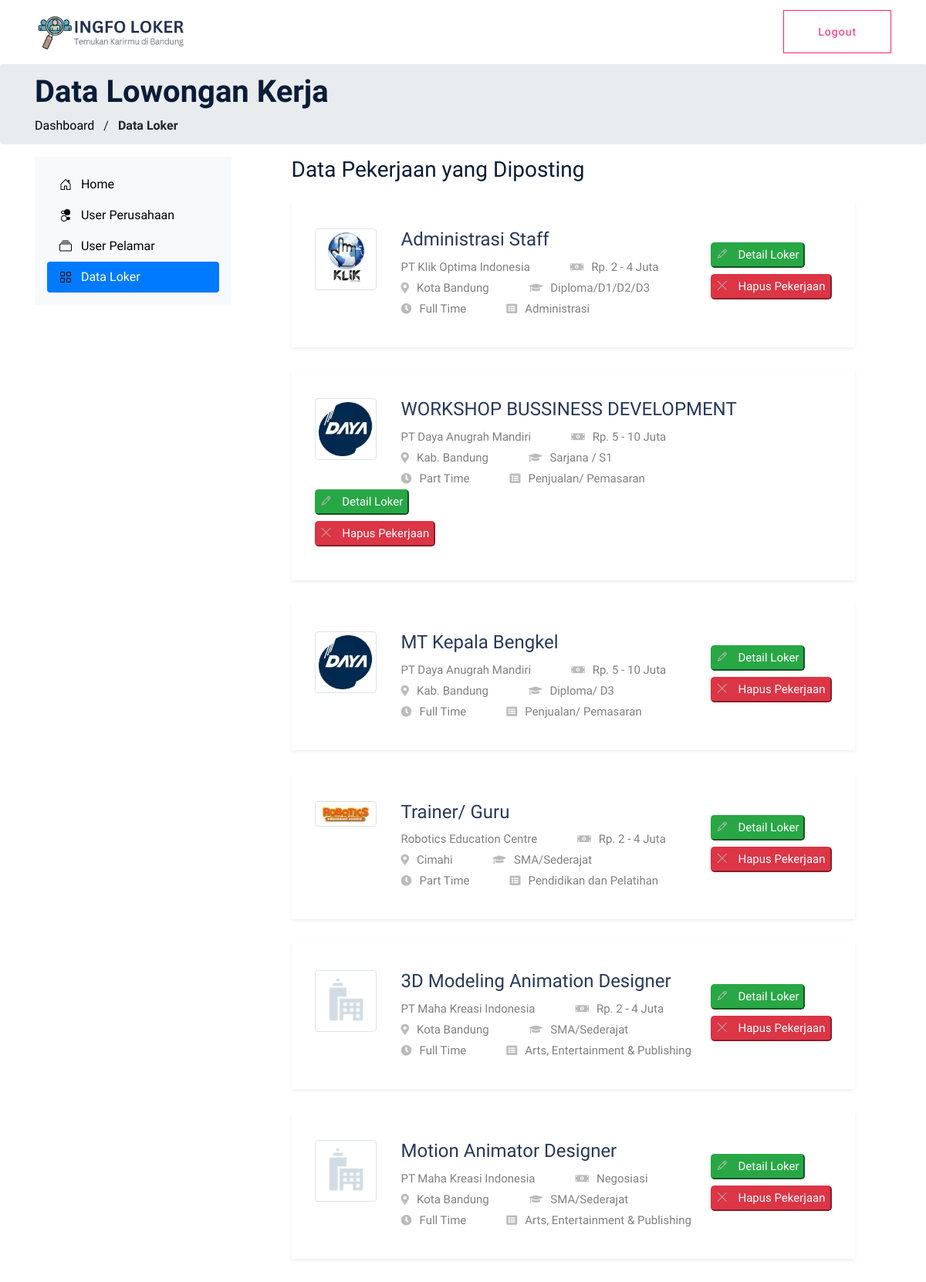
/admin/dashboard/list_pekerjaan.php (signed in), run on an earlier commit of the app's database.
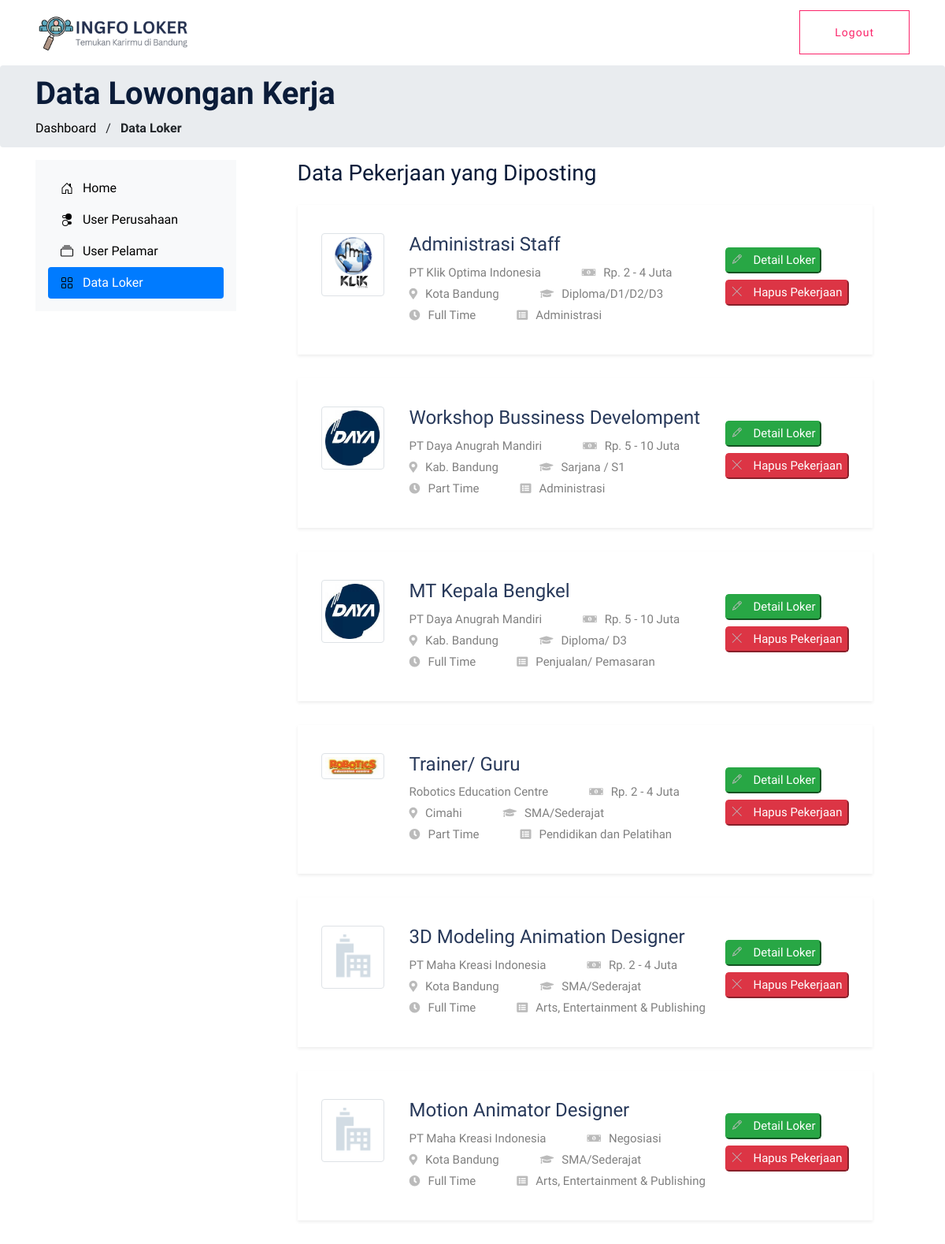
And on a later commit of the database.
### tables this page shows
CREATE TABLE `info_pekerjaan` (
  `id_pekerjaan` int(11) NOT NULL,
  `id_perusahaan` int(11) NOT NULL,
  `id_lokasi` int(11) NOT NULL,
  `id_kategori` int(11) NOT NULL,
  `judul` varchar(100) NOT NULL,
  `tipe` varchar(20) NOT NULL,
  `gaji` varchar(20) NOT NULL,
  `pendidikan` varchar(20) NOT NULL,
  `deskripsi` text NOT NULL,
  `gender` varchar(30) NOT NULL,
  `tanggung_jawab` text NOT NULL,
  `keahlian` text NOT NULL,
  `waktu_bekerja` text NOT NULL
);

CREATE TABLE `kategori_pekerjaan` (
  `id_kategori` int(11) NOT NULL,
  `nama_kategori` varchar(100) NOT NULL
);

CREATE TABLE `perusahaan` (
  `id_perusahaan` int(11) NOT NULL,
  `username_perusahaan` varchar(100) NOT NULL,
  `password_perusahaan` varchar(100) NOT NULL,
  `nama_perusahaan` varchar(100) NOT NULL,
  `email_perusahaan` varchar(100) NOT NULL,
  `telepon_perusahaan` varchar(20) NOT NULL,
  `website_perusahaan` varchar(255) NOT NULL,
  `logo_perusahaan` varchar(255) NOT NULL,
  `id_lokasi` int(11) NOT NULL,
  `tentang` varchar(255) NOT NULL
);

CREATE TABLE `lokasi_pekerjaan` (
  `id_lokasi` int(11) NOT NULL,
  `nama_lokasi` varchar(50) NOT NULL
);

### functions.php (called while the page is built, shortened)
<?php
$conn = mysqli_connect("localhost", "root", "", "loker");
function query($query)
{
    global $conn;
    $result = mysqli_query($conn, $query);
    $rows = [];
    while ($row = mysqli_fetch_assoc($result)) {
        $rows[] = $row;
    }
    return $rows;
}

### admin/dashboard/list_pekerjaan.php (the view, shortened to what this page needs)
<?php
require '../../functions.php';
$info_pekerjaan = query(
"SELECT
	info_pekerjaan.id_pekerjaan,
	info_pekerjaan.judul,
	perusahaan.nama_perusahaan,
	perusahaan.logo_perusahaan,
	lokasi_pekerjaan.nama_lokasi,
	kategori_pekerjaan.nama_kategori,
	info_pekerjaan.tipe,
	info_pekerjaan.gaji,
	info_pekerjaan.pendidikan
FROM
	info_pekerjaan
	INNER JOIN
	kategori_pekerjaan
	ON
		info_pekerjaan.id_kategori = kategori_pekerjaan.id_kategori
	INNER JOIN
	perusahaan
	ON
		info_pekerjaan.id_perusahaan = perusahaan.id_perusahaan
	INNER JOIN
	lokasi_pekerjaan
	ON
		info_pekerjaan.id_lokasi = lokasi_pekerjaan.id_lokasi
    ORDER BY id_pekerjaan asc");
?>
<?php include 'navbar.php' ?>
<section class="breadcrumb" id="home-section">
    <div class="container">
        <div class="row">
            <div class="col-md-7 mt-8 mb-8">
                <h1 class="text-black font-weight-bold">Data Lowongan Kerja</h1>
                <div class="custom-breadcrumbs">
                    <a href="home.php"><span style="color: black;">Dashboard</span></a> <span class="mx-2 slash">/</span>
                    <span class="text-black"><strong>Data Loker</strong></span>
                </div>
            </div>
        </div>
    </div>
</section>
<main>
    <div class="container">
        <div class="row">
            <?php include 'dashboard.php' ?>
            <div class="col-md-8 bg-white padding-2 container">
                <h3 class="mb-4">Data Pekerjaan yang Diposting</h3>
                <?php foreach ($info_pekerjaan as $row) { ?>
                    <div class="shadow-sm">
                        <div class="single-job-items mb-30">
                            <div class="job-items">
                                <div class="company-img">
                                    <a href="job_details.php?id=<?= $row['id_pekerjaan'] ?>"><img src="../../upload/perusahaan/logo/<?= $row['logo_perusahaan'] ?>" alt="" width="80px" class="img-thumbnail"></a>
                                </div>
                                <div class="job-tittle job-tittle2">
                                    <a href="job_details.php?id=<?= $row['id_pekerjaan'] ?>">
                                        <h4><?= $row['judul'] ?></h4>
                                    </a>
                                    <ul>
                                        <li><?= $row['nama_perusahaan'] ?></li>
                                        <li><i class="fas fa-money-bill-alt"></i><?= $row['gaji'] ?></li>
                                    </ul>
                                    <ul>
                                        <li><i class="fas fa-map-marker-alt"></i><?= $row['nama_lokasi'] ?></li>
                                        <li><i class="fas fa-graduation-cap"></i><?= $row['pendidikan'] ?></li>
                                    </ul>
                                    <ul>
                                        <li><i class="fas fa-clock"></i><?= $row['tipe'] ?></li>
                                        <li><i class="fas fa-list-alt"></i><?= $row['nama_kategori'] ?></li>
                                    </ul>
                                </div>
                            </div>
                            <div class="my-auto job-tittle job-tittle2">
                                <ul>
                                    <li>
                                        <button class="btn-success rounded-lg mb-2">
                                            <i class="ti-pencil"></i>
                                            <a href="job_details.php?id=<?= $row['id_pekerjaan'] ?>">Detail Loker</a>
                                        </button>
                                    </li>
                                </ul>
                                <ul>
                                    <li>
                                        <form action="" method="post">
                                            <button type="submit" class="btn-danger rounded-lg mb-2" onclick="return confirm('Yakin untuk menghapus lowongan pekerjaan?')" name="hapus_pekerjaan">
                                                <i class="ti-close"></i>
                                                Hapus Pekerjaan
                                            </button>
                                        </form>
                                    </li>
                                </ul>
                            </div>
                        </div>
                    </div>
                <?php } ?>
            </div>
        </div>
    </div>
</main>
</body>

What changed in the data, as far as the page shows it:
changed info_pekerjaan "Sarjana / S1": judul "WORKSHOP BUSSINESS DEVELOPMENT" → "Workshop Bussiness Develompent"; id_kategori.nama_kategori "Penjualan/ Pemasaran" → "Administrasi"
